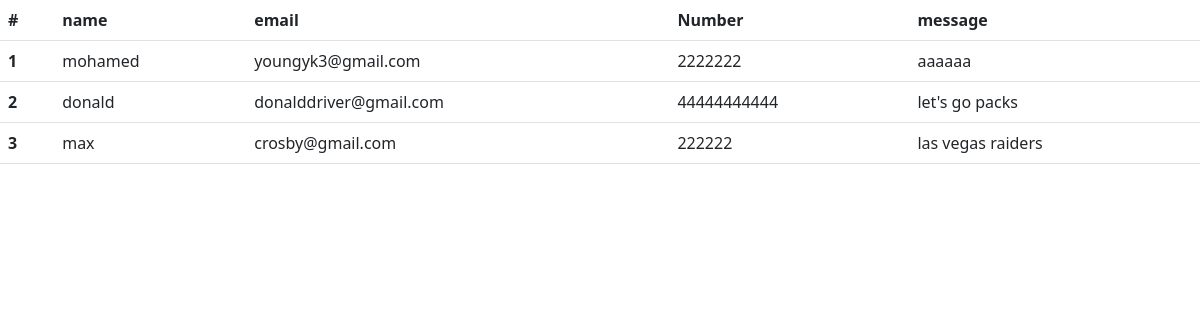
Screenshot of /feedback with the database file from the repository.
### home/models.py (models this page shows)
class home(models.Model):
    name = models.CharField(max_length=30)
    email = models.EmailField(max_length=30)
    number = models.IntegerField()
    message = models.CharField(max_length=200)

### home/views.py (the view)
# urls.py: path('feedback', views.feedback, name='feedback'),
def feedback(request):
    allf=models.home.objects.all()
    context={'feedback': allf}
    return render(request, 'feedback.html', context)

### templates/feedback.html (shortened to what this page needs)
{% load static %}
<!DOCTYPE html>
<html>
<head>
<link href="https://cdn.jsdelivr.net/npm/bootstrap@5.3.0-alpha1/dist/css/bootstrap.min.css" rel="stylesheet">
</head>
<body>
    <table class="table">
        <thead>
            <tr>
                <th scope="col">#</th>
                <th scope="col">name</th>
                <th scope="col">email</th>
                <th scope="col">Number</th>
                <th scope="col">message</th>
            </tr>
        </thead>
        <tbody>
        {% for item in feedback  %}
        <tr>
            <th scope="row">{{forloop.counter}}</th>
            <td>{{item.name}}</td>
            <td>{{item.email}}</td>
            <td>{{item.number}}</td>
            <td>{{item.message}}</td>
        </tr>
        {% endfor %}
        </tbody>
      </table>
</body>
</html>

### rows the page displays
home: name "mohamed", email "youngyk3@gmail.com", number "2222222", message "aaaaaa"
home: name "donald", email "donalddriver@gmail.com", number "44444444444", message "let's go packs"
home: name "max", email "crosby@gmail.com", number "222222", message "las vegas raiders"
